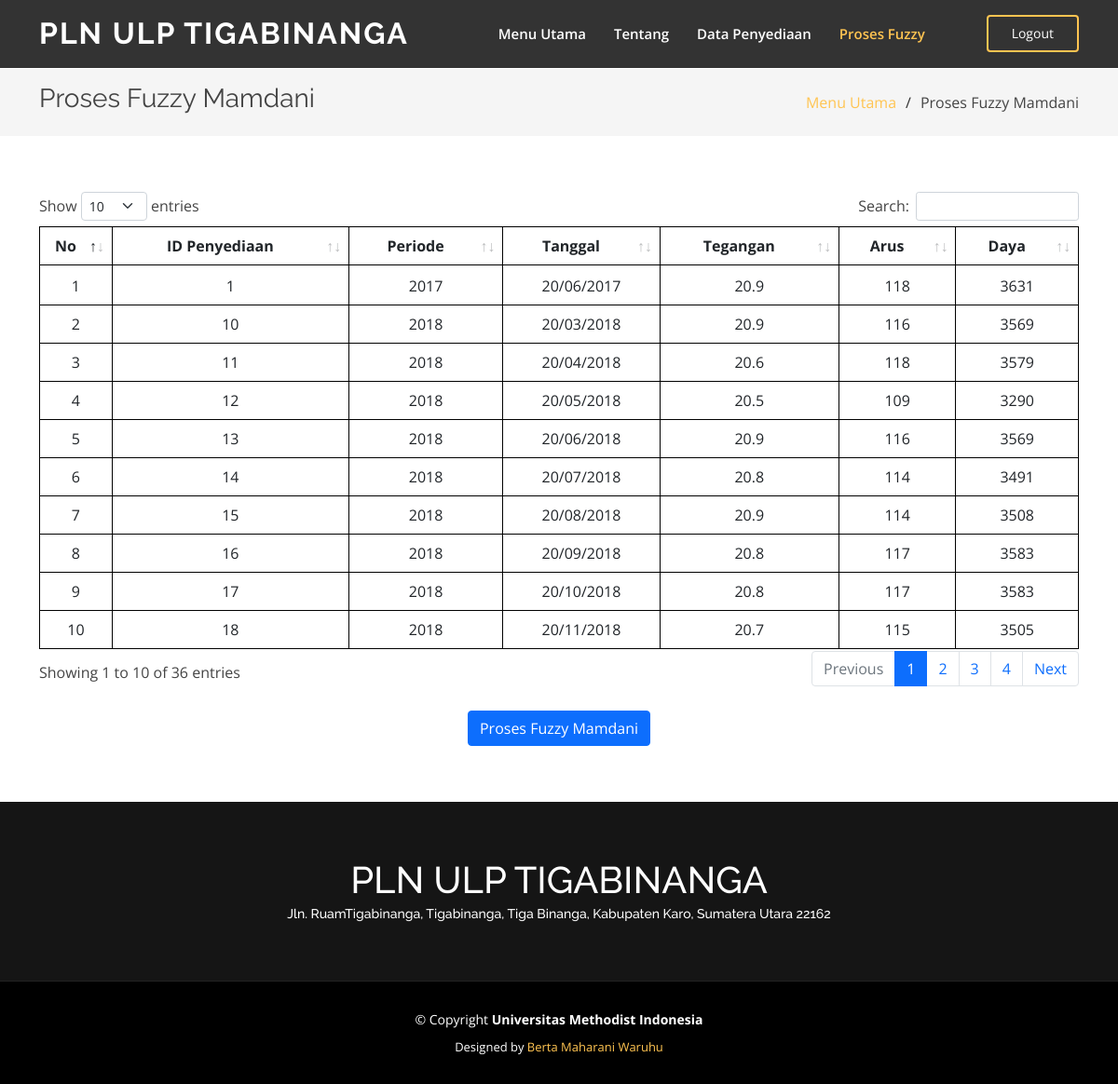
The page /Proses-Fuzzy.php on the database its author committed.
### tables this page shows
CREATE TABLE `tbl_penyediaan` (
  `IdPenyediaan` varchar(25) NOT NULL,
  `Periode` int(11) NOT NULL,
  `Tanggal` date NOT NULL,
  `Tegangan` double NOT NULL,
  `Arus` int(11) NOT NULL,
  `Daya` int(11) NOT NULL
);

### Proses-Fuzzy.php (the view, shortened to what this page needs)
<!DOCTYPE html>
<html lang="en">
<head>
  <link href="css/bootstrap.min.css" rel="stylesheet">
  <link href="css/dataTables.bootstrap5.min.css" rel="stylesheet">
  <link href="assets/vendor/aos/aos.css" rel="stylesheet">
  <link href="assets/vendor/bootstrap/css/bootstrap.min.css" rel="stylesheet">
  <link href="assets/vendor/bootstrap-icons/bootstrap-icons.css" rel="stylesheet">
  <link href="assets/vendor/boxicons/css/boxicons.min.css" rel="stylesheet">
  <link href="assets/vendor/glightbox/css/glightbox.min.css" rel="stylesheet">
  <link href="assets/vendor/remixicon/remixicon.css" rel="stylesheet">
  <link href="assets/vendor/swiper/swiper-bundle.min.css" rel="stylesheet">
  <link href="assets/css/style.css" rel="stylesheet">
</head>
<body>
  <header id="header" class="fixed-top header-inner-pages">
    <div class="container d-flex align-items-center justify-content-lg-between">
      <h1 class="logo me-auto me-lg-0"><a href="Menu-Utama.php">PLN ULP Tigabinanga</a></h1>
      <nav id="navbar" class="navbar order-last order-lg-0">
        <ul>
          <li><a class="nav-link scrollto" href="Menu-Utama.php#hero">Menu Utama</a></li>
          <li><a class="nav-link scrollto" href="Menu-Utama.php#about">Tentang</a></li>
          <li><a class="nav-link scrollto" href="Data-Penyediaan.php">Data Penyediaan</a></li>
          <li><a class="nav-link scrollto active" href="Proses-Fuzzy.php">Proses Fuzzy</a></li>
        </ul>
      </nav>
      <a href="action/Logout.php" class="get-started-btn scrollto">Logout</a>
    </div>
  </header>
  <main id="main">
    <section class="breadcrumbs">
      <div class="container">
        <div class="d-flex justify-content-between align-items-center">
          <h2>Proses Fuzzy Mamdani</h2>
          <ol>
            <li><a href="Menu-Utama.php">Menu Utama</a></li>
            <li>Proses Fuzzy Mamdani</li>
          </ol>
        </div>
      </div>
    </section>
    <section class="inner-page">
      <div class="container">
        <table class="table table-bordered display nowrap data" style="width: 100%;">
          <thead style="border: 1px black solid; vertical-align: middle; text-align: center;">
            <tr>
              <th style="width: 7%;">No</th>
              <th>ID Penyediaan</th>
              <th>Periode</th>
              <th>Tanggal</th>
              <th>Tegangan</th>
              <th>Arus</th>
              <th>Daya</th>
            </tr>
          </thead>
          <tbody style="border: 1px black solid; vertical-align: middle; text-align: center;">
<?php
  $no=1;
  include 'koneksi.php';
  $read = mysqli_query($koneksi, "SELECT * FROM tbl_penyediaan");
  while ($row = mysqli_fetch_array($read)) {
?>
            <tr>
              <td><?php echo $no++ ?></td>
              <td><?php echo $row['IdPenyediaan']; ?></td>
              <td><?php echo $row['Periode']; ?></td>
              <td><?php echo date('d/m/Y',strtotime($row['Tanggal'])); ?></td>
              <td><?php echo $row['Tegangan']; ?></td>
              <td><?php echo $row['Arus']; ?></td>
              <td><?php echo $row['Daya']; ?></td>
            </tr>
          <?php } ?>
          </tbody>
        </table><br>
        <center>
          <a class="btn btn-primary" data-bs-toggle="modal" href="#exampleModalToggle" href="Action-Fuzzy.php">Proses Fuzzy Mamdani</a>
        </center>
      </div>
    </section>
  </main>
  <footer id="footer">
    <div class="footer-top">
      <div class="container">
        <div class="row">
          <center>
            <div class="col-lg-12 col-md-6">
              <div class="footer-info">
                <h1>PLN ULP TIGABINANGA
                <p>
                  Jln. RuamTigabinanga, Tigabinanga, Tiga Binanga, Kabupaten Karo, Sumatera Utara 22162
                </p>
              </div>
            </div>
          </center>
        </div>
      </div>
    </div>
    <div class="container">
      <div class="copyright">
        &copy; Copyright <strong><span>Universitas Methodist Indonesia</span></strong>
      </div>
      <div class="credits">
        Designed by <a href="#">Berta Maharani Waruhu</a>
      </div>
    </div>
  </footer>
</body>
</html>

### assets/css/style.css (style rules this page uses)
body { font-family: "Open Sans", sans-serif; color: #444444; }
a { color: #ffc451; text-decoration: none; }
h1, h2, h3, h4, h5, h6 { font-family: "Raleway", sans-serif; }
#header { transition: all 0.5s; z-index: 997; padding: 15px 0; }
#header.header-scrolled, #header.header-inner-pages { background: rgba(0, 0, 0, 0.8); }
#header .logo { font-size: 32px; margin: 0; padding: 0; line-height: 1; font-weight: 700; letter-spacing: 2px; text-transform: uppercase; }
#header .logo a { color: #fff; }
.get-started-btn { color: #fff; border-radius: 4px; padding: 7px 25px 8px 25px; white-space: nowrap; transition: 0.3s; font-size: 14px; display: inline-block; border: 2px solid #ffc451; }
.navbar { padding: 0; }
.navbar ul { margin: 0; padding: 0; display: flex; list-style: none; align-items: center; }
.navbar li { position: relative; }
.navbar a, .navbar a:focus { display: flex; align-items: center; justify-content: space-between; padding: 10px 0 10px 30px; font-size: 15px; font-weight: 600; color: #fff; white-space: nowrap; transition: 0.3s; }
.navbar a:hover, .navbar .active, .navbar .active:focus, .navbar li:hover > a { color: #ffc451; }
section { padding: 60px 0; overflow: hidden; }
.breadcrumbs { padding: 15px 0; background: whitesmoke; min-height: 40px; margin-top: 74px; }
.breadcrumbs h2 { font-size: 28px; font-weight: 400; }
.breadcrumbs ol { display: flex; flex-wrap: wrap; list-style: none; padding: 0; margin: 0; }
.breadcrumbs ol li + li { padding-left: 10px; }
.breadcrumbs ol li + li::before { display: inline-block; padding-right: 10px; color: #2f2f2f; content: "/"; }
#footer { background: black; padding: 0 0 30px 0; color: #fff; font-size: 14px; }
#footer .footer-top { background: #151515; border-bottom: 1px solid #222222; padding: 60px 0 30px 0; }
#footer .footer-top .footer-info { margin-bottom: 30px; }
#footer .footer-top .footer-info p { font-size: 14px; line-height: 24px; margin-bottom: 0; font-family: "Raleway", sans-serif; color: #fff; }
#footer .copyright { text-align: center; padding-top: 30px; }
#footer .credits { padding-top: 10px; text-align: center; font-size: 13px; color: #fff; }

### rows shown on the page
tbl_penyediaan: IdPenyediaan "1", Periode "2017", Tanggal "20/06/2017", Tegangan "20.9", Arus "118", Daya "3631"
tbl_penyediaan: IdPenyediaan "10", Periode "2018", Tanggal "20/03/2018", Tegangan "20.9", Arus "116", Daya "3569"
tbl_penyediaan: IdPenyediaan "11", Periode "2018", Tanggal "20/04/2018", Tegangan "20.6", Arus "118", Daya "3579"
tbl_penyediaan: IdPenyediaan "12", Periode "2018", Tanggal "20/05/2018", Tegangan "20.5", Arus "109", Daya "3290"
tbl_penyediaan: IdPenyediaan "13", Periode "2018", Tanggal "20/06/2018", Tegangan "20.9", Arus "116", Daya "3569"
tbl_penyediaan: IdPenyediaan "14", Periode "2018", Tanggal "20/07/2018", Tegangan "20.8", Arus "114", Daya "3491"
tbl_penyediaan: IdPenyediaan "15", Periode "2018", Tanggal "20/08/2018", Tegangan "20.9", Arus "114", Daya "3508"
tbl_penyediaan: IdPenyediaan "16", Periode "2018", Tanggal "20/09/2018", Tegangan "20.8", Arus "117", Daya "3583"
tbl_penyediaan: IdPenyediaan "17", Periode "2018", Tanggal "20/10/2018", Tegangan "20.8", Arus "117", Daya "3583"
tbl_penyediaan: IdPenyediaan "18", Periode "2018", Tanggal "20/11/2018", Tegangan "20.7", Arus "115", Daya "3505"
